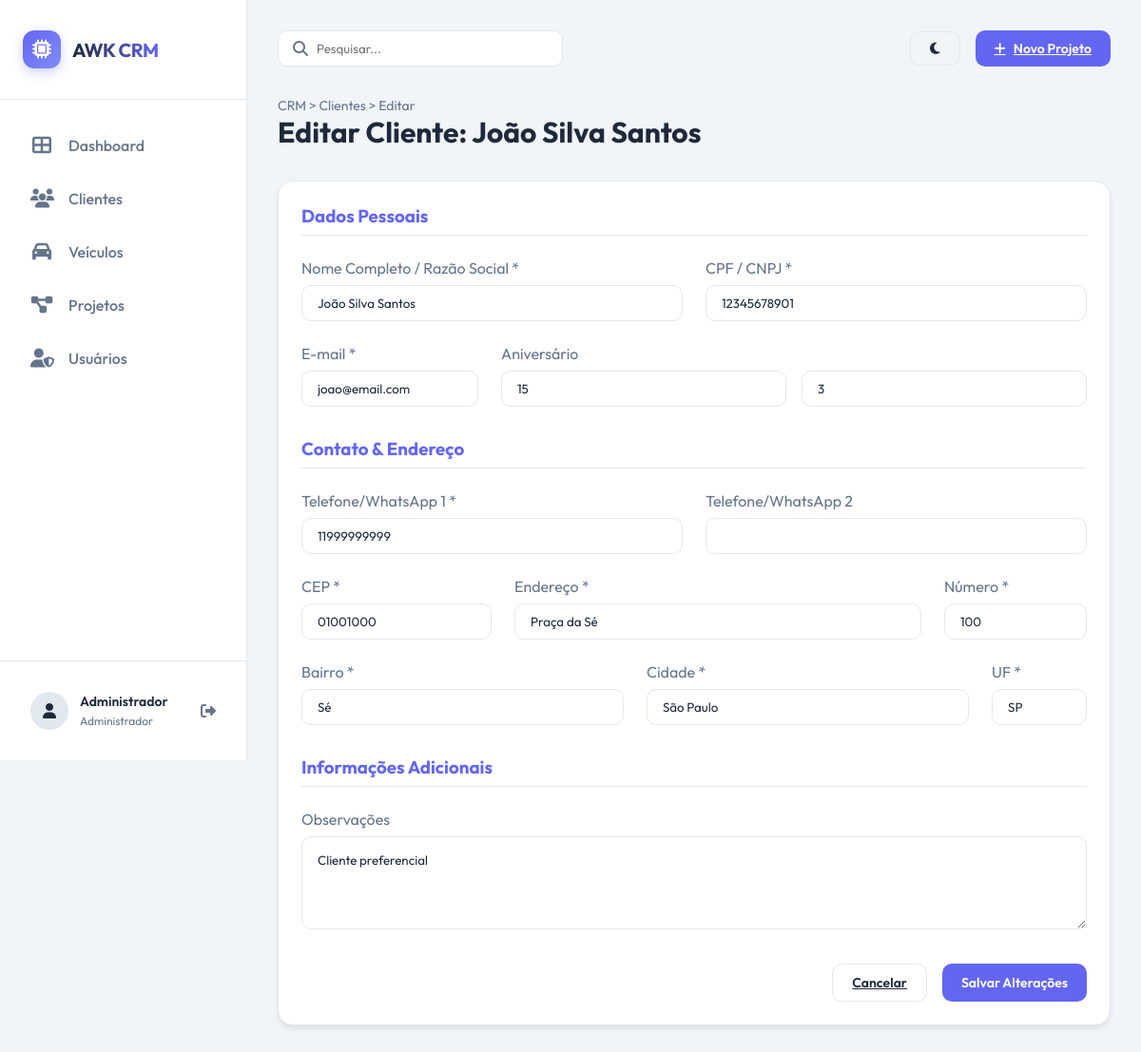
Page /clientes/editar/1 (signed in) on the committed database.
### tables this page shows
CREATE TABLE `clientes` (
  `id` INT UNSIGNED NOT NULL AUTO_INCREMENT,
  `codigo_cliente` VARCHAR(20) NOT NULL UNIQUE,
  `nome` VARCHAR(150) NOT NULL,
  `aniversario_dia` TINYINT UNSIGNED NOT NULL,
  `aniversario_mes` TINYINT UNSIGNED NOT NULL,
  `cpf_cnpj` VARCHAR(20) NOT NULL UNIQUE,
  `cep` VARCHAR(10) NOT NULL,
  `endereco` VARCHAR(200) NOT NULL,
  `numero` VARCHAR(20) NOT NULL,
  `bairro` VARCHAR(100) NOT NULL,
  `cidade` VARCHAR(100) NOT NULL,
  `estado_uf` CHAR(2) NOT NULL,
  `telefone` VARCHAR(20) NOT NULL,
  `telefone2` VARCHAR(20) DEFAULT NULL,
  `email` VARCHAR(150) NOT NULL,
  `observacoes` TEXT DEFAULT NULL,
  `criado_em` TIMESTAMP NOT NULL DEFAULT CURRENT_TIMESTAMP,
  `atualizado_em` TIMESTAMP NOT NULL DEFAULT CURRENT_TIMESTAMP ON UPDATE CURRENT_TIMESTAMP,
  PRIMARY KEY (`id`),
  INDEX `idx_nome` (`nome`),
  INDEX `idx_cidade` (`cidade`),
  INDEX `idx_aniversario` (`aniversario_mes`, `aniversario_dia`)
);

### controllers/ClienteController.php (called while the page is built, shortened)
<?php
class ClienteController {
    private $clienteModel;
    public function __construct() {
        $this->clienteModel = new Cliente();
    }
    public function editar($id = null) {
        $cliente = $this->clienteModel->findById($id);
        $data = ['cliente' => $cliente];
        loadView('clientes/editar', $data);
    }
}

### config/database.php (called while the page is built, shortened)
<?php
class Database {
    private static $instance = null;
    private $connection;
    private $host = 'localhost';
    private $dbname = 'u784428213_base';
    private $username = 'u784428213_rehz';
    private $password = 'H/b9WzMpG';
    private $charset = 'utf8mb4';
    private function __construct() {
        try {
            $dsn = "mysql:host={$this->host};dbname={$this->dbname};charset={$this->charset}";
            $options = [
                PDO::ATTR_ERRMODE            => PDO::ERRMODE_EXCEPTION,
                PDO::ATTR_DEFAULT_FETCH_MODE => PDO::FETCH_ASSOC,
                PDO::ATTR_EMULATE_PREPARES   => false,
                PDO::MYSQL_ATTR_INIT_COMMAND => "SET NAMES utf8mb4 COLLATE utf8mb4_unicode_ci"
            ];
            $this->connection = new PDO($dsn, $this->username, $this->password, $options);
        } catch (PDOException $e) {
            die("Erro de conexão com o banco de dados: " . $e->getMessage());
        }
    }
    public static function getInstance() {
        if (self::$instance === null) {
            self::$instance = new Database();
        }
        return self::$instance;
    }
    public function query($sql, $params = []) {
        try {
            $stmt = $this->connection->prepare($sql);
            $stmt->execute($params);
            return $stmt;
        } catch (PDOException $e) {
            die("Erro na query: " . $e->getMessage() . "<br>SQL: " . $sql);
        }
    }
    public function fetchRow($sql, $params = []) {
        $stmt = $this->query($sql, $params);
        return $stmt->fetch();
    }
}

### models/Cliente.php (called while the page is built, shortened)
<?php
class Cliente {
    private $db;
    public function __construct() {
        $this->db = Database::getInstance();
    }
    public function findById($id) {
        $sql = "SELECT * FROM clientes WHERE id = ?";
        return $this->db->fetchRow($sql, [$id]);
    }
}

### views/clientes/editar.php (the view)
<?php include ROOT_PATH . '/views/layout/header.php'; ?>
<div class="page-title">
    <div class="breadcrumb">CRM > Clientes > Editar</div>
    <h1>Editar Cliente: <?php echo htmlspecialchars($cliente['nome']); ?></h1>
</div>
<div class="card" style="margin-top: 2rem;">
    <form action="<?php echo BASE_URL; ?>/clientes/editar/<?php echo $cliente['id']; ?>" method="POST">
        <h3 style="margin-bottom: 1.5rem; color: var(--primary); border-bottom: 1px solid var(--border); padding-bottom: 0.5rem;">Dados Pessoais</h3>
        <div style="display: grid; grid-template-columns: 1fr 1fr; gap: 1.5rem; margin-bottom: 1.5rem;">
            <div>
                <label style="display: block; margin-bottom: 0.5rem; color: var(--text-muted);">Nome Completo / Razão Social *</label>
                <div class="search-box" style="width: 100%;">
                    <input type="text" name="nome" value="<?php echo htmlspecialchars($cliente['nome'] ?? ''); ?>" required style="padding-left: 1rem;">
                </div>
            </div>
            <div>
                <label style="display: block; margin-bottom: 0.5rem; color: var(--text-muted);">CPF / CNPJ *</label>
                <div class="search-box" style="width: 100%;">
                    <input type="text" name="cpf_cnpj" value="<?php echo htmlspecialchars($cliente['cpf_cnpj'] ?? ''); ?>" required style="padding-left: 1rem;">
                </div>
            </div>
        </div>
        <div style="display: grid; grid-template-columns: 1fr 1fr; gap: 1.5rem; margin-bottom: 2rem;">
            <div>
                <label style="display: block; margin-bottom: 0.5rem; color: var(--text-muted);">E-mail *</label>
                <div class="search-box" style="width: 100%;">
                    <input type="email" name="email" value="<?php echo htmlspecialchars($cliente['email'] ?? ''); ?>" required style="padding-left: 1rem;">
                </div>
            </div>
            <div>
                <label style="display: block; margin-bottom: 0.5rem; color: var(--text-muted);">Aniversário</label>
                <div style="display: flex; gap: 1rem;">
                    <div class="search-box" style="flex: 1;">
                        <input type="number" name="aniversario_dia" placeholder="Dia" value="<?php echo htmlspecialchars($cliente['aniversario_dia'] ?? ''); ?>" min="1" max="31" style="padding-left: 1rem;">
                    </div>
                    <div class="search-box" style="flex: 1;">
                        <input type="number" name="aniversario_mes" placeholder="Mês" value="<?php echo htmlspecialchars($cliente['aniversario_mes'] ?? ''); ?>" min="1" max="12" style="padding-left: 1rem;">
                    </div>
                </div>
            </div>
        </div>
        <h3 style="margin-bottom: 1.5rem; color: var(--primary); border-bottom: 1px solid var(--border); padding-bottom: 0.5rem;">Contato & Endereço</h3>
        <div style="display: grid; grid-template-columns: 1fr 1fr; gap: 1.5rem; margin-bottom: 1.5rem;">
            <div>
                <label style="display: block; margin-bottom: 0.5rem; color: var(--text-muted);">Telefone/WhatsApp 1 *</label>
                <div class="search-box" style="width: 100%;">
                    <input type="text" name="telefone" value="<?php echo htmlspecialchars($cliente['telefone'] ?? ''); ?>" required style="padding-left: 1rem;">
                </div>
            </div>
            <div>
                <label style="display: block; margin-bottom: 0.5rem; color: var(--text-muted);">Telefone/WhatsApp 2</label>
                <div class="search-box" style="width: 100%;">
                    <input type="text" name="telefone2" value="<?php echo htmlspecialchars($cliente['telefone2'] ?? ''); ?>" style="padding-left: 1rem;">
                </div>
            </div>
        </div>
        <div style="display: grid; grid-template-columns: 200px 1fr 150px; gap: 1.5rem; margin-bottom: 1.5rem;">
            <div>
                <label style="display: block; margin-bottom: 0.5rem; color: var(--text-muted);">CEP *</label>
                <div class="search-box" style="width: 100%;">
                    <input type="text" name="cep" value="<?php echo htmlspecialchars($cliente['cep'] ?? ''); ?>" required style="padding-left: 1rem;">
                </div>
            </div>
            <div>
                <label style="display: block; margin-bottom: 0.5rem; color: var(--text-muted);">Endereço *</label>
                <div class="search-box" style="width: 100%;">
                    <input type="text" name="endereco" value="<?php echo htmlspecialchars($cliente['endereco'] ?? ''); ?>" required style="padding-left: 1rem;">
                </div>
            </div>
            <div>
                <label style="display: block; margin-bottom: 0.5rem; color: var(--text-muted);">Número *</label>
                <div class="search-box" style="width: 100%;">
                    <input type="text" name="numero" value="<?php echo htmlspecialchars($cliente['numero'] ?? ''); ?>" required style="padding-left: 1rem;">
                </div>
            </div>
        </div>
        <div style="display: grid; grid-template-columns: 1fr 1fr 100px; gap: 1.5rem; margin-bottom: 2rem;">
            <div>
                <label style="display: block; margin-bottom: 0.5rem; color: var(--text-muted);">Bairro *</label>
                <div class="search-box" style="width: 100%;">
                    <input type="text" name="bairro" value="<?php echo htmlspecialchars($cliente['bairro'] ?? ''); ?>" required style="padding-left: 1rem;">
                </div>
            </div>
            <div>
                <label style="display: block; margin-bottom: 0.5rem; color: var(--text-muted);">Cidade *</label>
                <div class="search-box" style="width: 100%;">
                    <input type="text" name="cidade" value="<?php echo htmlspecialchars($cliente['cidade'] ?? ''); ?>" required style="padding-left: 1rem;">
                </div>
            </div>
            <div>
                <label style="display: block; margin-bottom: 0.5rem; color: var(--text-muted);">UF *</label>
                <div class="search-box" style="width: 100%;">
                    <input type="text" name="estado_uf" maxlength="2" value="<?php echo htmlspecialchars($cliente['estado_uf'] ?? ''); ?>" required style="padding-left: 1rem;">
                </div>
            </div>
        </div>
        <h3 style="margin-bottom: 1.5rem; color: var(--primary); border-bottom: 1px solid var(--border); padding-bottom: 0.5rem;">Informações Adicionais</h3>
        <div style="margin-bottom: 2rem;">
            <label style="display: block; margin-bottom: 0.5rem; color: var(--text-muted);">Observações</label>
            <textarea name="observacoes" rows="4" style="width: 100%; border-radius: 10px; background-color: var(--bg-card); border: 1px solid var(--border); color: var(--text-main); padding: 1rem; outline: none; font-family: inherit;"><?php echo htmlspecialchars($cliente['observacoes'] ?? ''); ?></textarea>
        </div>
        <div style="display: flex; justify-content: flex-end; gap: 1rem;">
            <a href="<?php echo BASE_URL; ?>/clientes" class="btn btn-outline">Cancelar</a>
            <button type="submit" class="btn btn-primary">Salvar Alterações</button>
        </div>
    </form>
</div>
<?php include ROOT_PATH . '/views/layout/footer.php'; ?>

### views/layout/header.php (style rules this page uses)
:root { --primary: #6366f1; --primary-hover: #4f46e5; --secondary: #64748b; --accent: #f59e0b; --success: #10b981; --danger: #ef4444; --warning: #f59e0b; --info: #3b82f6; --bg-main: #0f172a; --bg-sidebar: #1e293b; --bg-card: #1e293b; --text-main: #f8fafc; --text-muted: #94a3b8; --border: #334155; --input-bg: #0f172a; --sidebar-width: 260px; --transition: all 0.3s cubic-bezier(0.4, 0, 0.2, 1); }
[data-theme="claro"] { --bg-main: #f1f5f9; --bg-sidebar: #ffffff; --bg-card: #ffffff; --text-main: #1e293b; --text-muted: #64748b; --border: #e2e8f0; --input-bg: #f8fafc; }
* { margin: 0; padding: 0; box-sizing: border-box; font-family: 'Outfit', sans-serif; }
body { background-color: var(--bg-main); color: var(--text-main); min-height: 100vh; display: flex; transition: var(--transition); }
.page-title h1 { font-size: 1.875rem; font-weight: 700; margin-bottom: 0.25rem; }
.breadcrumb { font-size: 0.875rem; color: var(--text-muted); }
.btn { padding: 0.625rem 1.25rem; border-radius: 10px; font-weight: 600; cursor: pointer; transition: var(--transition); display: inline-flex; align-items: center; gap: 0.5rem; border: none; font-size: 0.875rem; }
.btn-primary { background-color: var(--primary); color: white; }
.btn-outline { background-color: transparent; border: 1px solid var(--border); color: var(--text-main); }
.search-box { position: relative; width: 300px; }
.search-box input { width: 100%; padding: 0.625rem 1rem 0.625rem 2.5rem; background-color: var(--bg-card); border: 1px solid var(--border); border-radius: 10px; color: var(--text-main); outline: none; }
.card { background-color: var(--bg-card); border: 1px solid var(--border); border-radius: 16px; padding: 1.5rem; box-shadow: 0 4px 6px -1px rgba(0, 0, 0, 0.1); }

### rows in the picture
clientes: nome "João Silva Santos", cpf_cnpj "12345678901", email "joao@email.com", aniversario_dia "15", aniversario_mes "3", telefone "11999999999", cep "01001000", endereco "Praça da Sé", numero "100", bairro "Sé", cidade "São Paulo", estado_uf "SP", observacoes "Cliente preferencial"

### other values in the picture
$_SESSION['usuario_nome'] "Administrador"
$_SESSION['usuario_perfil'] "Administrador"
